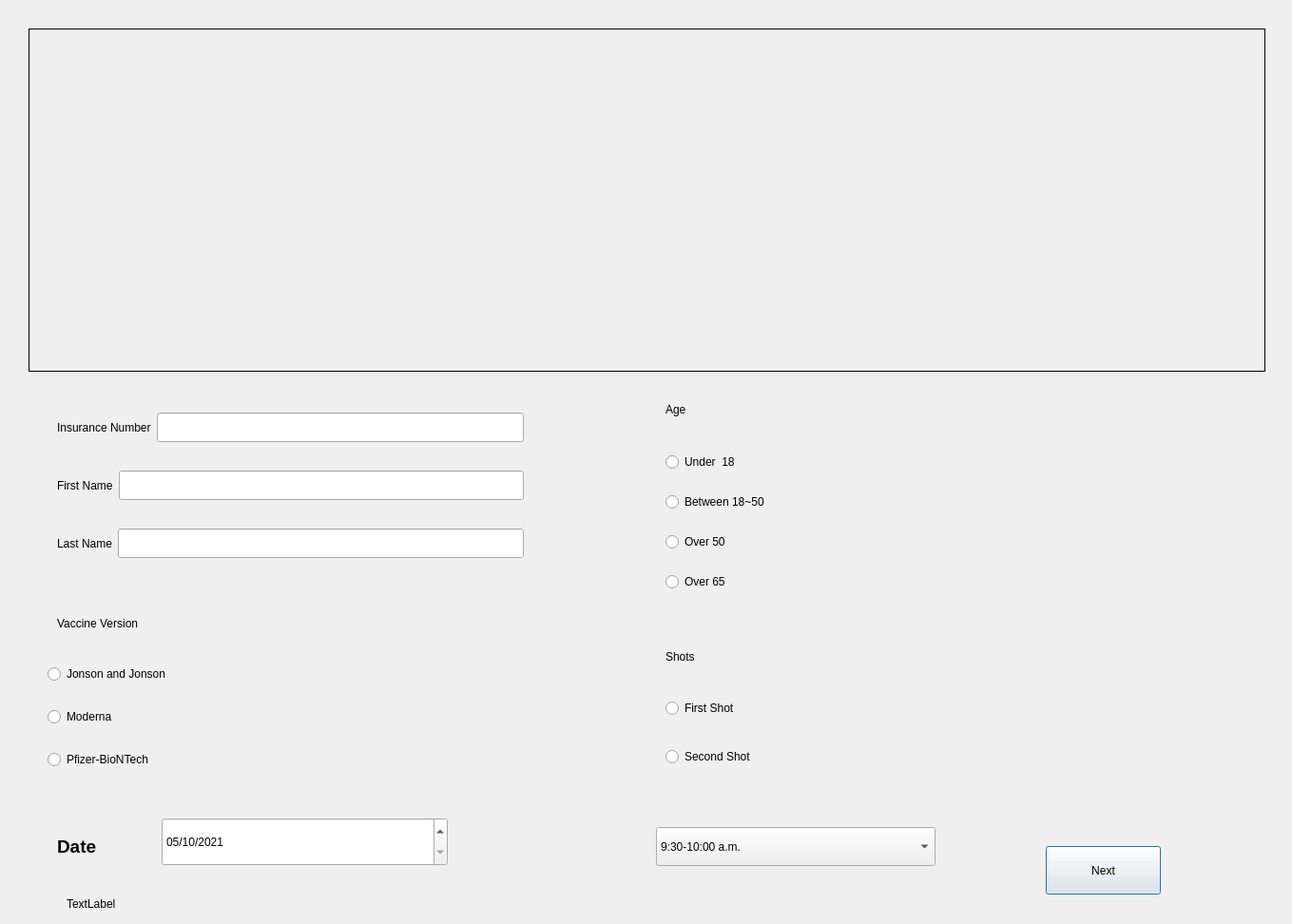
<?xml version="1.0" encoding="UTF-8"?>
<ui version="4.0">
 <class>UserDialog1</class>
 <widget class="QDialog" name="UserDialog1">
  <property name="geometry">
   <rect>
    <x>0</x>
    <y>0</y>
    <width>1359</width>
    <height>972</height>
   </rect>
  </property>
  <property name="windowTitle">
   <string>Dialog</string>
  </property>
  <widget class="QLabel" name="label_chooseVaccine">
   <property name="geometry">
    <rect>
     <x>30</x>
     <y>30</y>
     <width>1301</width>
     <height>361</height>
    </rect>
   </property>
   <property name="contextMenuPolicy">
    <enum>Qt::NoContextMenu</enum>
   </property>
   <property name="autoFillBackground">
    <bool>false</bool>
   </property>
   <property name="frameShape">
    <enum>QFrame::Box</enum>
   </property>
   <property name="text">
    <string/>
   </property>
   <property name="textFormat">
    <enum>Qt::AutoText</enum>
   </property>
   <property name="pixmap">
    <pixmap resource="Resource.qrc">:/img/vaccinePic1.png</pixmap>
   </property>
  </widget>
  <widget class="QPushButton" name="pushButton_userNextPage">
   <property name="geometry">
    <rect>
     <x>1100</x>
     <y>890</y>
     <width>121</width>
     <height>51</height>
    </rect>
   </property>
   <property name="styleSheet">
    <string notr="true">font: 75 14pt &quot;MS Shell Dlg 2&quot;;</string>
   </property>
   <property name="text">
    <string>Next</string>
   </property>
  </widget>
  <widget class="QLabel" name="label_userP1">
   <property name="geometry">
    <rect>
     <x>70</x>
     <y>930</y>
     <width>421</width>
     <height>41</height>
    </rect>
   </property>
   <property name="styleSheet">
    <string notr="true">font: 75 12pt &quot;MS Shell Dlg 2&quot;;</string>
   </property>
   <property name="text">
    <string>TextLabel</string>
   </property>
  </widget>
  <widget class="QComboBox" name="comboBox_hours">
   <property name="geometry">
    <rect>
     <x>690</x>
     <y>870</y>
     <width>294</width>
     <height>41</height>
    </rect>
   </property>
   <property name="maximumSize">
    <size>
     <width>294</width>
     <height>41</height>
    </size>
   </property>
   <property name="styleSheet">
    <string notr="true">font: 75 12pt &quot;MS Shell Dlg 2&quot;;
font: 75 14pt &quot;MS Shell Dlg 2&quot;;</string>
   </property>
   <item>
    <property name="text">
     <string>9:30-10:00 a.m.</string>
    </property>
   </item>
   <item>
    <property name="text">
     <string>9:00-9:30 a.m.</string>
    </property>
   </item>
   <item>
    <property name="text">
     <string>10:00-10:30 a.m.</string>
    </property>
   </item>
   <item>
    <property name="text">
     <string>10:30-11:00 a.m.</string>
    </property>
   </item>
   <item>
    <property name="text">
     <string>11:00-11:30 a.m.</string>
    </property>
   </item>
   <item>
    <property name="text">
     <string>11:30-12:00 P.m.</string>
    </property>
   </item>
   <item>
    <property name="text">
     <string>12:00-12:30 p.m.</string>
    </property>
   </item>
   <item>
    <property name="text">
     <string>12:30-1:00 p.m.</string>
    </property>
   </item>
   <item>
    <property name="text">
     <string>1:00-1:30 p.m.</string>
    </property>
   </item>
   <item>
    <property name="text">
     <string>1:30-2:00 p.m.</string>
    </property>
   </item>
   <item>
    <property name="text">
     <string>2:00-2:30 p.m.</string>
    </property>
   </item>
   <item>
    <property name="text">
     <string>2:30-3:30 p.m.</string>
    </property>
   </item>
   <item>
    <property name="text">
     <string>3:30-4:00 p.m.</string>
    </property>
   </item>
   <item>
    <property name="text">
     <string/>
    </property>
   </item>
  </widget>
  <widget class="QDateEdit" name="dateEdit">
   <property name="geometry">
    <rect>
     <x>170</x>
     <y>860</y>
     <width>301</width>
     <height>51</height>
    </rect>
   </property>
   <property name="whatsThis">
    <string>&lt;html&gt;&lt;head/&gt;&lt;body&gt;&lt;p&gt;&lt;br/&gt;&lt;/p&gt;&lt;/body&gt;&lt;/html&gt;</string>
   </property>
   <property name="layoutDirection">
    <enum>Qt::LeftToRight</enum>
   </property>
   <property name="autoFillBackground">
    <bool>true</bool>
   </property>
   <property name="styleSheet">
    <string notr="true">font: 75 14pt &quot;MS Shell Dlg 2&quot;;</string>
   </property>
   <property name="frame">
    <bool>true</bool>
   </property>
   <property name="keyboardTracking">
    <bool>true</bool>
   </property>
   <property name="maximumDate">
    <date>
     <year>2021</year>
     <month>8</month>
     <day>31</day>
    </date>
   </property>
   <property name="minimumDate">
    <date>
     <year>2021</year>
     <month>5</month>
     <day>1</day>
    </date>
   </property>
   <property name="minimumTime">
    <time>
     <hour>0</hour>
     <minute>0</minute>
     <second>0</second>
    </time>
   </property>
   <property name="displayFormat">
    <string>MM/dd/yyyy</string>
   </property>
   <property name="date">
    <date>
     <year>2021</year>
     <month>5</month>
     <day>10</day>
    </date>
   </property>
  </widget>
  <widget class="QWidget" name="layoutWidget">
   <property name="geometry">
    <rect>
     <x>50</x>
     <y>680</y>
     <width>471</width>
     <height>151</height>
    </rect>
   </property>
   <layout class="QVBoxLayout" name="verticalLayout_3">
    <item>
     <widget class="QRadioButton" name="radioButton_Jonson">
      <property name="styleSheet">
       <string notr="true">font: 75 14pt &quot;MS Shell Dlg 2&quot;;</string>
      </property>
      <property name="text">
       <string>Jonson and Jonson</string>
      </property>
     </widget>
    </item>
    <item>
     <widget class="QRadioButton" name="radioButton_moderna">
      <property name="styleSheet">
       <string notr="true">font: 75 14pt &quot;MS Shell Dlg 2&quot;;</string>
      </property>
      <property name="text">
       <string>Moderna</string>
      </property>
     </widget>
    </item>
    <item>
     <widget class="QRadioButton" name="radioButton_pfizer">
      <property name="styleSheet">
       <string notr="true">font: 75 14pt &quot;MS Shell Dlg 2&quot;;</string>
      </property>
      <property name="text">
       <string>Pfizer-BioNTech</string>
      </property>
     </widget>
    </item>
   </layout>
  </widget>
  <widget class="QWidget" name="layoutWidget">
   <property name="geometry">
    <rect>
     <x>700</x>
     <y>460</y>
     <width>331</width>
     <height>181</height>
    </rect>
   </property>
   <layout class="QVBoxLayout" name="verticalLayout">
    <item>
     <widget class="QRadioButton" name="radioButton_under18">
      <property name="styleSheet">
       <string notr="true">font: 75 14pt &quot;MS Shell Dlg 2&quot;;</string>
      </property>
      <property name="text">
       <string>Under  18</string>
      </property>
     </widget>
    </item>
    <item>
     <widget class="QRadioButton" name="radioButton_over18">
      <property name="styleSheet">
       <string notr="true">font: 75 14pt &quot;MS Shell Dlg 2&quot;;</string>
      </property>
      <property name="text">
       <string>Between 18~50</string>
      </property>
     </widget>
    </item>
    <item>
     <widget class="QRadioButton" name="radioButton_over50">
      <property name="styleSheet">
       <string notr="true">font: 75 14pt &quot;MS Shell Dlg 2&quot;;</string>
      </property>
      <property name="text">
       <string>Over 50</string>
      </property>
     </widget>
    </item>
    <item>
     <widget class="QRadioButton" name="radioButton_over65">
      <property name="styleSheet">
       <string notr="true">font: 75 14pt &quot;MS Shell Dlg 2&quot;;</string>
      </property>
      <property name="text">
       <string>Over 65</string>
      </property>
     </widget>
    </item>
   </layout>
  </widget>
  <widget class="QWidget" name="layoutWidget">
   <property name="geometry">
    <rect>
     <x>700</x>
     <y>710</y>
     <width>311</width>
     <height>121</height>
    </rect>
   </property>
   <layout class="QVBoxLayout" name="verticalLayout_2">
    <item>
     <widget class="QRadioButton" name="radioButton_firstShot">
      <property name="styleSheet">
       <string notr="true">font: 75 14pt &quot;MS Shell Dlg 2&quot;;</string>
      </property>
      <property name="text">
       <string>First Shot</string>
      </property>
     </widget>
    </item>
    <item>
     <widget class="QRadioButton" name="radioButton_secondShot">
      <property name="styleSheet">
       <string notr="true">font: 75 14pt &quot;MS Shell Dlg 2&quot;;</string>
      </property>
      <property name="text">
       <string>Second Shot</string>
      </property>
     </widget>
    </item>
   </layout>
  </widget>
  <widget class="QLabel" name="label_vaccine_version">
   <property name="geometry">
    <rect>
     <x>60</x>
     <y>630</y>
     <width>211</width>
     <height>51</height>
    </rect>
   </property>
   <property name="styleSheet">
    <string notr="true">font: 75 14pt &quot;MS Shell Dlg 2&quot;;</string>
   </property>
   <property name="text">
    <string>Vaccine Version</string>
   </property>
  </widget>
  <widget class="QLabel" name="label_shot">
   <property name="geometry">
    <rect>
     <x>700</x>
     <y>670</y>
     <width>161</width>
     <height>41</height>
    </rect>
   </property>
   <property name="styleSheet">
    <string notr="true">font: 75 14pt &quot;MS Shell Dlg 2&quot;;</string>
   </property>
   <property name="text">
    <string>Shots</string>
   </property>
  </widget>
  <widget class="QLabel" name="label_age">
   <property name="geometry">
    <rect>
     <x>700</x>
     <y>410</y>
     <width>121</width>
     <height>41</height>
    </rect>
   </property>
   <property name="styleSheet">
    <string notr="true">font: 75 14pt &quot;MS Shell Dlg 2&quot;;</string>
   </property>
   <property name="text">
    <string>Age</string>
   </property>
  </widget>
  <widget class="QLabel" name="label">
   <property name="geometry">
    <rect>
     <x>60</x>
     <y>870</y>
     <width>71</width>
     <height>41</height>
    </rect>
   </property>
   <property name="font">
    <font>
     <pointsize>14</pointsize>
     <weight>75</weight>
     <bold>true</bold>
    </font>
   </property>
   <property name="text">
    <string>Date </string>
   </property>
  </widget>
  <widget class="QWidget" name="layoutWidget">
   <property name="geometry">
    <rect>
     <x>60</x>
     <y>410</y>
     <width>491</width>
     <height>201</height>
    </rect>
   </property>
   <layout class="QVBoxLayout" name="verticalLayout_4">
    <item>
     <layout class="QHBoxLayout" name="horizontalLayout">
      <item>
       <widget class="QLabel" name="label_in_number">
        <property name="styleSheet">
         <string notr="true">font: 75 14pt &quot;MS Shell Dlg 2&quot;;</string>
        </property>
        <property name="text">
         <string>Insurance Number</string>
        </property>
       </widget>
      </item>
      <item>
       <widget class="QLineEdit" name="lineEdit_insurNum">
        <property name="font">
         <font>
          <pointsize>14</pointsize>
          <weight>75</weight>
          <bold>true</bold>
         </font>
        </property>
       </widget>
      </item>
     </layout>
    </item>
    <item>
     <layout class="QHBoxLayout" name="horizontalLayout_2">
      <item>
       <widget class="QLabel" name="label_fName">
        <property name="styleSheet">
         <string notr="true">font: 75 14pt &quot;MS Shell Dlg 2&quot;;</string>
        </property>
        <property name="text">
         <string>First Name</string>
        </property>
       </widget>
      </item>
      <item>
       <widget class="QLineEdit" name="lineEdit_fName">
        <property name="font">
         <font>
          <pointsize>14</pointsize>
          <weight>75</weight>
          <bold>true</bold>
         </font>
        </property>
       </widget>
      </item>
     </layout>
    </item>
    <item>
     <layout class="QHBoxLayout" name="horizontalLayout_3">
      <item>
       <widget class="QLabel" name="label_lName">
        <property name="styleSheet">
         <string notr="true">font: 75 14pt &quot;MS Shell Dlg 2&quot;;</string>
        </property>
        <property name="text">
         <string>Last Name</string>
        </property>
       </widget>
      </item>
      <item>
       <widget class="QLineEdit" name="lineEdit_lName">
        <property name="font">
         <font>
          <pointsize>14</pointsize>
          <weight>75</weight>
          <bold>true</bold>
         </font>
        </property>
       </widget>
      </item>
     </layout>
    </item>
   </layout>
  </widget>
 </widget>
 <resources>
  <include location="Resource.qrc"/>
 </resources>
 <connections/>
</ui>
